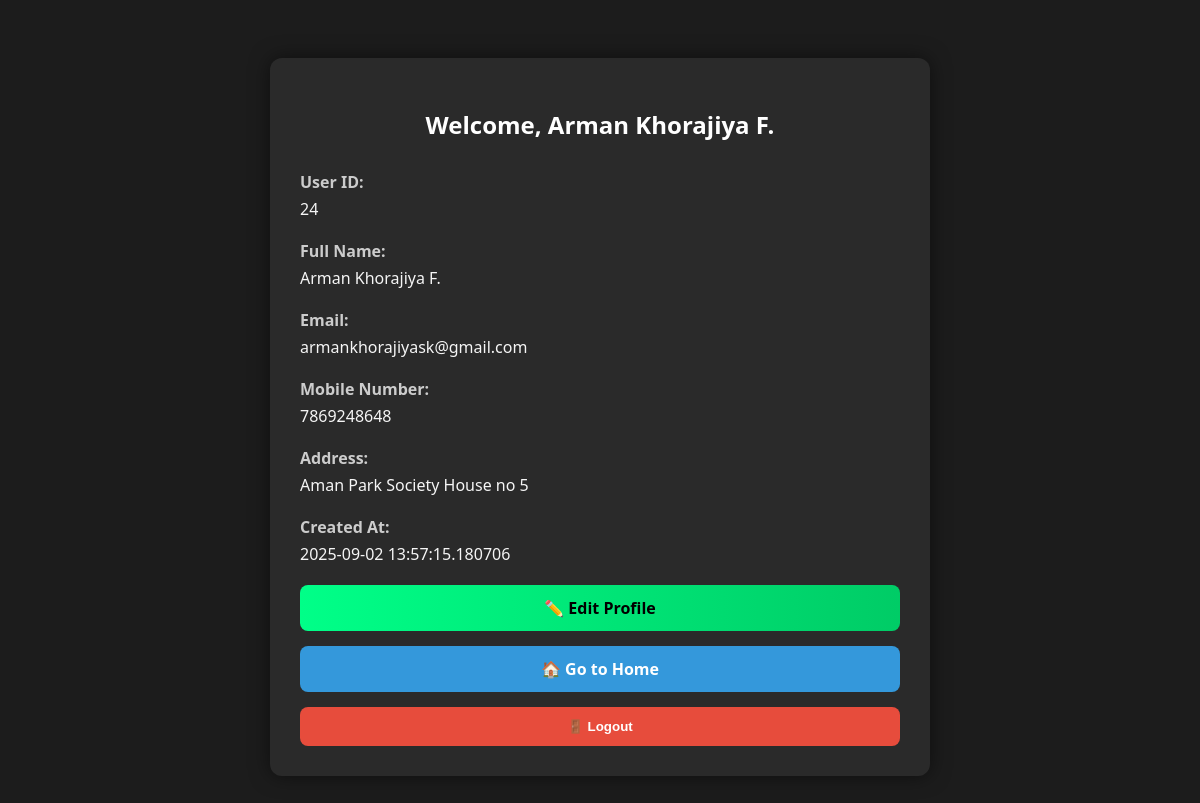
The page /User/profile.php (signed in) on the database its author committed.
### tables this page shows
CREATE TABLE `user_master` (
  `user_id` int(10) NOT NULL COMMENT 'User Id',
  `full_name` varchar(150) NOT NULL COMMENT 'User Full Name',
  `user_email` varchar(100) NOT NULL COMMENT 'User Email',
  `user_password` int(10) NOT NULL COMMENT 'User Password',
  `user_mobile_no` bigint(20) NOT NULL COMMENT 'User Mobile Number',
  `created_at` timestamp(6) NOT NULL DEFAULT current_timestamp(6) ON UPDATE current_timestamp(6) COMMENT 'Create Account Time',
  `user_address` text NOT NULL COMMENT 'User Address'
);

### User/profile.php (the view, shortened to what this page needs)
<?php
$user_id = $_SESSION["user_id"];
$conn = new mysqli("localhost", "root", "", "laptop_store");
$stmt = $conn->prepare("SELECT user_id, full_name, user_email, user_mobile_no, user_address, created_at FROM user_master WHERE user_id = ?");
$stmt->bind_param("i", $user_id);
$stmt->execute();
$result = $stmt->get_result();
$user = $result->fetch_assoc();
?>
<!DOCTYPE html>
<html lang="en">
<head>
</head>
<body>
    <div class="profile-container">
        <h2>Welcome, <?php echo htmlspecialchars($user["full_name"]); ?></h2>
        <div class="profile-row"><div class="label">User ID:</div><div class="value"><?php echo $user["user_id"]; ?></div></div>
        <div class="profile-row"><div class="label">Full Name:</div><div class="value"><?php echo $user["full_name"]; ?></div></div>
        <div class="profile-row"><div class="label">Email:</div><div class="value"><?php echo $user["user_email"]; ?></div></div>
        <div class="profile-row"><div class="label">Mobile Number:</div><div class="value"><?php echo $user["user_mobile_no"]; ?></div></div>
        <div class="profile-row"><div class="label">Address:</div><div class="value"><?php echo $user["user_address"]; ?></div></div>
        <div class="profile-row"><div class="label">Created At:</div><div class="value"><?php echo $user["created_at"]; ?></div></div>
        <a href="edit_profile.php" class="btn">✏️ Edit Profile</a>
        <a href="index.php" class="btn website-btn">🏠 Go to Home</a>
        <form action="logout.php" method="post">
            <button type="submit" class="btn logout-btn">🚪 Logout</button>
        </form>
    </div>
</body>
</html>

### User/profile.php (style rules this page uses)
body { background: #1c1c1c; color: #f5f5f5; font-family: 'Segoe UI', sans-serif; padding: 50px 20px; }
.profile-container { background: #2a2a2a; border-radius: 12px; max-width: 600px; margin: auto; padding: 30px; box-shadow: 0 0 20px rgba(0,0,0,0.5); }
h2 { text-align: center; color: #ffffff; margin-bottom: 30px; }
.profile-row { margin-bottom: 20px; }
.label { font-weight: bold; color: #cccccc; }
.value { color: #f5f5f5; margin-top: 5px; }
.btn { display: block; width: 100%; padding: 12px; margin-top: 15px; font-weight: bold; background: linear-gradient(to right, #00ff88, #00cc66); color: #000; border: none; border-radius: 8px; text-align: center; text-decoration: none; transition: all 0.3s ease; box-sizing: border-box; }
.logout-btn { background: #e74c3c; color: white; }
.website-btn { background: #3498db; color: white; }

### rows shown on the page
user_master: full_name "Arman Khorajiya F.", user_id "24", user_email "armankhorajiyask@gmail.com", user_mobile_no "7869248648", user_address "Aman Park Society House no 5", created_at "2025-09-02 13:57:15.180706"
